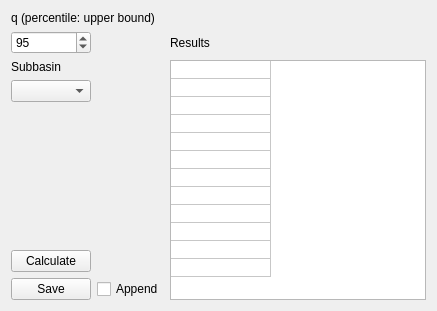
                <widget class="QWidget" name="tab_3">
                 <attribute name="title">
                  <string>Qq</string>
                 </attribute>
                 <layout class="QGridLayout" name="gridLayout_11">
                  <item row="1" column="0">
                   <widget class="QSpinBox" name="QqSpin">
                    <property name="toolTip">
                     <string>&lt;html&gt;&lt;head/&gt;&lt;body&gt;&lt;p&gt;In each month, this percentage of the subbasin's outflows will be above the calculated result for the month.&lt;/p&gt;&lt;/body&gt;&lt;/html&gt;</string>
                    </property>
                    <property name="maximum">
                     <number>100</number>
                    </property>
                    <property name="value">
                     <number>95</number>
                    </property>
                   </widget>
                  </item>
                  <item row="1" column="2">
                   <widget class="QLabel" name="label_17">
                    <property name="text">
                     <string>Results</string>
                    </property>
                   </widget>
                  </item>
                  <item row="2" column="0">
                   <widget class="QLabel" name="label_12">
                    <property name="text">
                     <string>Subbasin</string>
                    </property>
                   </widget>
                  </item>
                  <item row="2" column="2" rowspan="5">
                   <widget class="QTableWidget" name="QqResults">
                    <property name="editTriggers">
                     <set>QAbstractItemView::NoEditTriggers</set>
                    </property>
                    <property name="showDropIndicator" stdset="0">
                     <bool>false</bool>
                    </property>
                    <property name="dragDropOverwriteMode">
                     <bool>false</bool>
                    </property>
                    <property name="wordWrap">
                     <bool>false</bool>
                    </property>
                    <property name="cornerButtonEnabled">
                     <bool>false</bool>
                    </property>
                    <property name="rowCount">
                     <number>12</number>
                    </property>
                    <property name="columnCount">
                     <number>1</number>
                    </property>
                    <attribute name="horizontalHeaderVisible">
                     <bool>false</bool>
                    </attribute>
                    <attribute name="horizontalHeaderMinimumSectionSize">
                     <number>50</number>
                    </attribute>
                    <attribute name="horizontalHeaderDefaultSectionSize">
                     <number>100</number>
                    </attribute>
                    <attribute name="horizontalHeaderHighlightSections">
                     <bool>false</bool>
                    </attribute>
                    <attribute name="verticalHeaderVisible">
                     <bool>false</bool>
                    </attribute>
                    <attribute name="verticalHeaderMinimumSectionSize">
                     <number>18</number>
                    </attribute>
                    <attribute name="verticalHeaderDefaultSectionSize">
                     <number>18</number>
                    </attribute>
                    <row/>
                    <row/>
                    <row/>
                    <row/>
                    <row/>
                    <row/>
                    <row/>
                    <row/>
                    <row/>
                    <row/>
                    <row/>
                    <row/>
                    <column/>
                   </widget>
                  </item>
                  <item row="3" column="0">
                   <widget class="QComboBox" name="QqSubbasin">
                    <property name="toolTip">
                     <string>Select subbasin.  Watershed outlet is selected initially as default.</string>
                    </property>
                   </widget>
                  </item>
                  <item row="4" column="0">
                   <spacer name="verticalSpacer_2">
                    <property name="orientation">
                     <enum>Qt::Vertical</enum>
                    </property>
                    <property name="sizeHint" stdset="0">
                     <size>
                      <width>20</width>
                      <height>136</height>
                     </size>
                    </property>
                   </spacer>
                  </item>
                  <item row="5" column="0">
                   <widget class="QPushButton" name="QqCalculate">
                    <property name="text">
                     <string>Calculate</string>
                    </property>
                   </widget>
                  </item>
                  <item row="6" column="0">
                   <widget class="QPushButton" name="QqSave">
                    <property name="toolTip">
                     <string>&lt;!DOCTYPE HTML PUBLIC &quot;-//W3C//DTD HTML 4.0//EN&quot; &quot;http://www.w3.org/TR/REC-html40/strict.dtd&quot;&gt;
&lt;html&gt;&lt;head&gt;&lt;meta name=&quot;qrichtext&quot; content=&quot;1&quot; /&gt;&lt;style type=&quot;text/css&quot;&gt;
p, li { white-space: pre-wrap; }
&lt;/style&gt;&lt;/head&gt;&lt;body style=&quot; font-family:'MS Shell Dlg 2'; font-size:8.25pt; font-weight:400; font-style:normal;&quot;&gt;
&lt;p style=&quot; margin-top:0px; margin-bottom:0px; margin-left:0px; margin-right:0px; -qt-block-indent:0; text-indent:0px;&quot;&gt;&lt;span style=&quot; font-size:8pt;&quot;&gt;Save results in text file.  If file exists and Append is ticked, results are apprnded to existing file.&lt;/span&gt;&lt;/p&gt;&lt;/body&gt;&lt;/html&gt;</string>
                    </property>
                    <property name="text">
                     <string>Save</string>
                    </property>
                   </widget>
                  </item>
                  <item row="6" column="1">
                   <widget class="QCheckBox" name="QqAppend">
                    <property name="text">
                     <string>Append</string>
                    </property>
                   </widget>
                  </item>
                  <item row="0" column="0" colspan="3">
                   <widget class="QLabel" name="label_11">
                    <property name="text">
                     <string>q (percentile: upper bound)</string>
                    </property>
                   </widget>
                  </item>
                 </layout>
                </widget>
